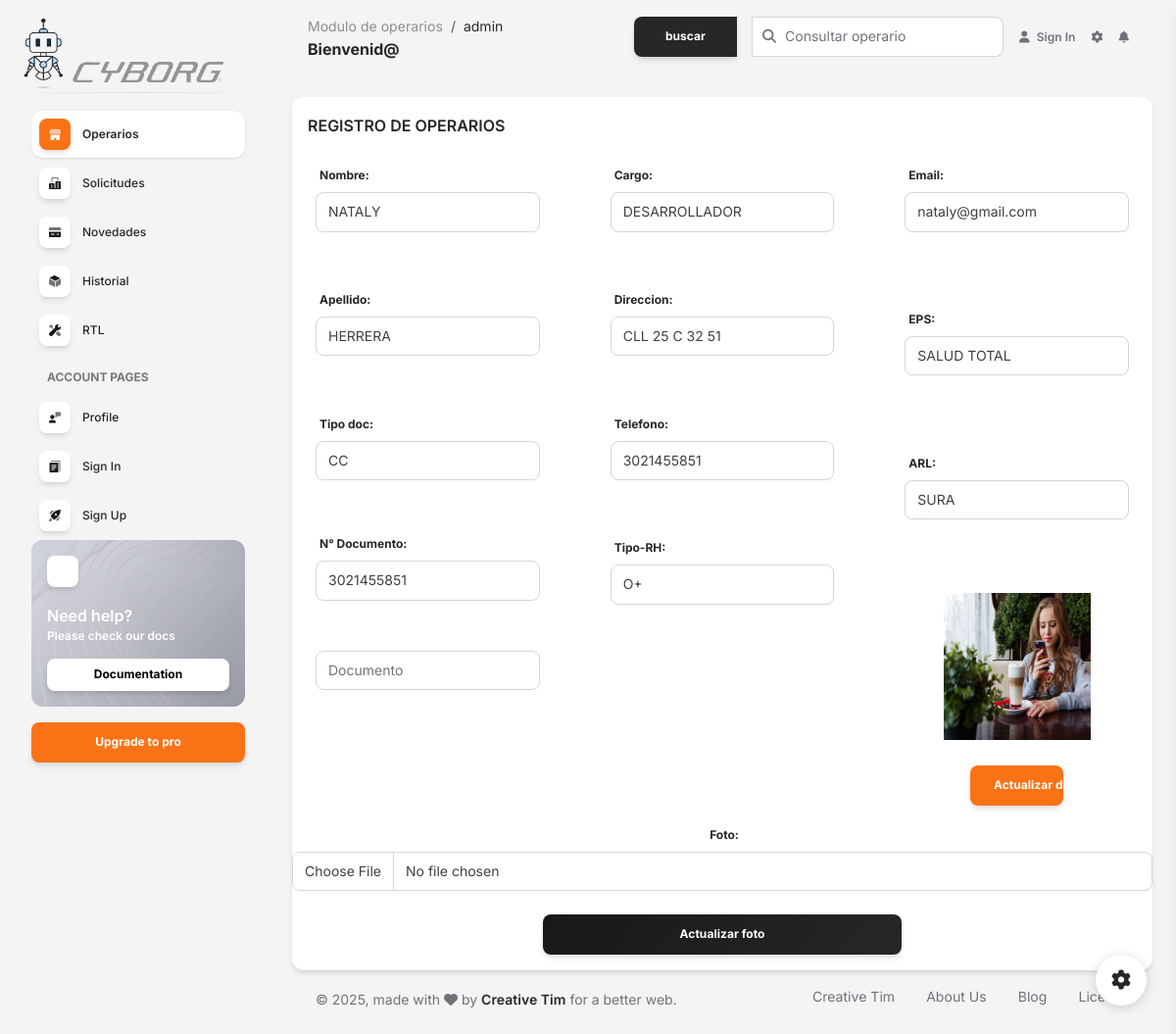
The app's page /vista/aaa.php?cod=1 with its own data.
### tables this page shows
CREATE TABLE OPERARIO (
	ID_OPE INT AUTO_INCREMENT PRIMARY KEY ,
	NOM_OPE VARCHAR (25),
	APE_OPE VARCHAR (25),
	TDO_OPE VARCHAR (4),
	NRO_OPE CHAR (12) UNIQUE NOT NULL,
	TDC_OPE VARCHAR (15),
	CAR_OPE VARCHAR (15) ,
	DIR_OPE VARCHAR(50),
	TEL_OPE CHAR (10),
	RH_OPE  VARCHAR (4),
	EMA_OPE VARCHAR (50),
	EPS_OPE VARCHAR (20),
	ARL_OPE CHAR (10),
	FOT_OPE VARCHAR (50),
	SES_OPE INT (1) 
	);

### vista/aaa.php (the view, shortened to what this page needs)
<!DOCTYPE html>
<html lang="en">
<head>
  <link href="https://demos.creative-tim.com/soft-ui-dashboard/assets/css/nucleo-icons.css" rel="stylesheet" />
  <link href="https://demos.creative-tim.com/soft-ui-dashboard/assets/css/nucleo-svg.css" rel="stylesheet" />
  <link id="pagestyle" href="../assets/css/soft-ui-dashboard.css?v=1.1.0" rel="stylesheet" />
</head>
<body class="g-sidenav-show  bg-gray-100">
  <aside class="sidenav navbar navbar-vertical navbar-expand-xs border-0 border-radius-xl my-3 fixed-start ms-3 " id="sidenav-main">
    <div class="sidenav-header">
      <a class="" target="_blank">
        <img src="../assets/img/logo.png" class=" h-100" alt="main_logo">
      </a>
    </div>
    <hr class="horizontal dark mt-0">
    <div class="collapse navbar-collapse  w-auto " id="sidenav-collapse-main">
      <ul class="navbar-nav">
        <li class="nav-item">
          <a class="nav-link  active" href="dashboard.php">
            <div class="icon icon-shape icon-sm shadow border-radius-md bg-white text-center me-2 d-flex align-items-center justify-content-center">
            </div>
            <span class="nav-link-text ms-1">Operarios</span>
          </a>
        </li>
        <li class="nav-item">
          <a class="nav-link  " href="../pages/solicitud.php">
            <div class="icon icon-shape icon-sm shadow border-radius-md bg-white text-center me-2 d-flex align-items-center justify-content-center">
            </div>
            <span class="nav-link-text ms-1">Solicitudes</span>
          </a>
        </li>
        <li class="nav-item">
          <a class="nav-link  " href="../pages/novedad.php">
            <div class="icon icon-shape icon-sm shadow border-radius-md bg-white text-center me-2 d-flex align-items-center justify-content-center">
            </div>
            <span class="nav-link-text ms-1">Novedades</span>
          </a>
        </li>
        <li class="nav-item">
          <a class="nav-link  " href="../pages/virtual-reality.html">
            <div class="icon icon-shape icon-sm shadow border-radius-md bg-white text-center me-2 d-flex align-items-center justify-content-center">
            </div>
            <span class="nav-link-text ms-1">Historial</span>
          </a>
        </li>
        <li class="nav-item">
          <a class="nav-link  " href="../pages/rtl.html">
            <div class="icon icon-shape icon-sm shadow border-radius-md bg-white text-center me-2 d-flex align-items-center justify-content-center">
            </div>
            <span class="nav-link-text ms-1">RTL</span>
          </a>
        </li>
        <li class="nav-item mt-3">
          <h6 class="ps-4 ms-2 text-uppercase text-xs font-weight-bolder opacity-6">Account pages</h6>
        </li>
        <li class="nav-item">
          <a class="nav-link  " href="../pages/profile.html">
            <div class="icon icon-shape icon-sm shadow border-radius-md bg-white text-center me-2 d-flex align-items-center justify-content-center">
            </div>
            <span class="nav-link-text ms-1">Profile</span>
          </a>
        </li>
        <li class="nav-item">
          <a class="nav-link  " href="../pages/sign-in.html">
            <div class="icon icon-shape icon-sm shadow border-radius-md bg-white text-center me-2 d-flex align-items-center justify-content-center">
            </div>
            <span class="nav-link-text ms-1">Sign In</span>
          </a>
        </li>
        <li class="nav-item">
          <a class="nav-link  " href="../pages/sign-up.html">
            <div class="icon icon-shape icon-sm shadow border-radius-md bg-white text-center me-2 d-flex align-items-center justify-content-center">
            </div>
            <span class="nav-link-text ms-1">Sign Up</span>
          </a>
        </li>
      </ul>
    </div>
    <div class="sidenav-footer mx-3 ">
      <div class="card card-background shadow-none card-background-mask-secondary" id="sidenavCard">
        <div class="full-background" style="background-image: url('../assets/img/curved-images/white-curved.jpg')"></div>
        <div class="card-body text-start p-3 w-100">
          <div class="icon icon-shape icon-sm bg-white shadow text-center mb-3 d-flex align-items-center justify-content-center border-radius-md">
          </div>
          <div class="docs-info">
            <h6 class="text-white up mb-0">Need help?</h6>
            <p class="text-xs font-weight-bold">Please check our docs</p>
            <a href="https://www.creative-tim.com/learning-lab/bootstrap/license/soft-ui-dashboard" target="_blank" class="btn btn-white btn-sm w-100 mb-0">Documentation</a>
          </div>
        </div>
      </div>
      <a class="btn btn-primary mt-3 w-100" href="https://www.creative-tim.com/product/soft-ui-dashboard-pro?ref=sidebarfree">Upgrade to pro</a>
    </div>
  </aside>
  <main class="main-content position-relative max-height-vh-100 h-100 border-radius-lg ">
    <nav class="navbar navbar-main navbar-expand-lg px-0 mx-4 shadow-none border-radius-xl" id="navbarBlur" navbar-scroll="true">
      <div class="container-fluid py-1 px-3">
        <nav aria-label="breadcrumb">
          <ol class="breadcrumb bg-transparent mb-0 pb-0 pt-1 px-0 me-sm-6 me-5">
            <li class="breadcrumb-item text-sm"><a class="opacity-5 text-dark" href="javascript:;">Modulo de operarios</a></li>
            <li class="breadcrumb-item text-sm text-dark active" aria-current="page">admin</li>
          </ol>
          <h6 class="font-weight-bolder mb-0">Bienvenid@</h6>
        </nav>
        <div class="collapse navbar-collapse mt-sm-0 mt-2 me-md-0 me-sm-4" id="navbar">
          <div class="ms-md-auto pe-md-3 d-flex align-items-center">
           <form action="<?php echo htmlspecialchars($_SERVER["PHP_SELF"]); ?>" method="post">
               <div class="input-group">
                <input type="submit" class="btn btn-dark btn-sm mb-0 me-3" value="buscar" ></input>
                <span class="input-group-text text-body"><i class="fas fa-search" aria-hidden="true"></i></span>
                <input type="text" class="form-control" placeholder="Consultar operario" name="cod" required>
               </div>
           </form>
          </div>
            <li class="nav-item d-flex align-items-center">
              <a href="javascript:;" class="nav-link text-body font-weight-bold px-0">
                <i class="fa fa-user me-sm-1"></i>
                <span class="d-sm-inline d-none">Sign In</span>
              </a>
            </li>
            <li class="nav-item px-3 d-flex align-items-center">
              <a href="javascript:;" class="nav-link text-body p-0">
                <i class="fa fa-cog fixed-plugin-button-nav cursor-pointer"></i>
              </a>
            </li>
            <li class="nav-item dropdown pe-2 d-flex align-items-center">
              <a href="javascript:;" class="nav-link text-body p-0" id="dropdownMenuButton" data-bs-toggle="dropdown" aria-expanded="false">
                <i class="fa fa-bell cursor-pointer"></i>
              </a>
            </li>
        </div>
      </div>
    </nav>
    <div class="container-fluid py-4">
      <?php
            require_once 'conexion_bd.php';
            $registro = mysqli_query($conex,"select * from operario where id_ope = '$_REQUEST[cod]' ") or die ("error:".mysqli_error($conex));
            if($reg = mysqli_fetch_array($registro)){?>
      <div class="row">
        <div class="col-lg-12 col-12">
            <div class="card shadow h-100">
              <div class="card-header pb-0 p-3">
                  <h6 class="mb-0">REGISTRO DE OPERARIOS </h6>
                </div>
                <div class="row">
                    <div class="col-lg-4 col-6 mt-4 mt-lg-0">
                     <form action="../controller/act_ope3.php"  method="post" enctype="multipart/form-data">
                      <div class="card-body pb-0 p-4">
                        <div class="">
                            <label for="" class="form-label">Nombre:</label>
                                <input type="text"   class="form-control"    name="nom_n" value="<?php echo $reg["NOM_OPE"]?>"><br>
                                <input type="hidden" class="form-control"   name="nom_v" value="<?php echo $reg["NOM_OPE"]?>"><br>
                        </div>
                        <div class="">
                            <label for="" class="form-label"> Apellido:</label>
                            <input type="text"    class="form-control"  name="ape_n" value="<?php echo $reg["APE_OPE"]?>"><br>
                            <input type="hidden"  class="form-control"  name="ape_v" value="<?php echo $reg["APE_OPE"]?>"><br>
                        </div>
                        <div class="">
                            <label for="" class="form-label" > Tipo doc:</label>
                            <input type="text"   class="form-control"    name="tdo_n" value="<?php echo $reg["TDO_OPE"]?>"><br>
                            <input type="hidden" class="form-control"   name="tdo_v" value="<?php echo $reg["TDO_OPE"]?>"><br>
                        </div>
                        <div class="">
                            <label for=""       class="form-label" > N° Documento:</label>
                                <input type="text"    class="form-control"  name="nro_n" value="<?php echo $reg["NRO_OPE"]?>"><br>
                                <input type="hidden"  class="form-control"  name="nro_v" value="<?php echo $reg["NRO_OPE"]?>"><br>
                                <input type="text"  class="form-control"   name="nro" placeholder="Documento" >
                        </div>
                    </div>
                    </div>
                    <div class="col-lg-4 col-6 mt-4 mt-lg-0">
                      <div class="card-body pb-1 p-4">
                          <div class="">
                              <label for="" class="form-label" >Cargo:</label>
                                <input type="text"   class="form-control"    name="car_n" value="<?php echo $reg["CAR_OPE"]?>"><br>
                                <input type="hidden" class="form-control"   name="car_v" value="<?php echo $reg["CAR_OPE"]?>"><br>
                            </div>
                            <div class="">
                            <label for="" class="form-label" >Direccion:</label>
                                <input type="text"   class="form-control"   name="dir_n" value="<?php echo $reg["DIR_OPE"]?>"><br>
                                <input type="hidden" class="form-control"   name="dir_v" value="<?php echo $reg["DIR_OPE"]?>"><br>
                            </div>
                            <div class="">
                            <label for="" class="form-label"  >Telefono:</label>
                                <input type="text"   class="form-control"   name="tel_n" value="<?php echo $reg["TEL_OPE"]?>"><br>
                                <input type="hidden" class="form-control"   name="tel_v" value="<?php echo $reg["TEL_OPE"]?>"><br>
                            </div>
                            <div class="mb-4">
                            <label for="" class="form-label" >Tipo-RH:</label>
                                <input type="text"   class="form-control"   name="rh_n" value="<?php echo $reg["RH_OPE"]?>"><br>
                                <input type="hidden" class="form-control"   name="rh_v" value="<?php echo $reg["RH_OPE"]?>"><br>
                            </div>
                      </div>
                    </div>
                    <div class="col-lg-4 col-12 mt-4 mt-lg-0">
                        <div class="card-body pb-0 p-4">
                            <div class="mb-4">
                            <label for="" class="form-label" >Email:</label>
                                <input type="text"    class="form-control"  name="ema_n" value="<?php echo $reg["EMA_OPE"]?>"><br>
                                <input type="hidden"  class="form-control"  name="ema_v" value="<?php echo $reg["EMA_OPE"]?>"><br>
                            </div>
                            <div class="mb-4">
                            <label for="" class="form-label" >EPS:</label>
                                 <input type="text"   class="form-control"   name="eps_n" value="<?php echo $reg["EPS_OPE"]?>"><br>
                                <input type="hidden"  class="form-control"  name="eps_v" value="<?php echo $reg["EPS_OPE"]?>"><br>
                            </div>
                            <div class="mb-4">
                            <label for="" class="form-label"  >ARL:</label>
                                <input type="text"    class="form-control"  name="arl_n" value="<?php echo $reg["ARL_OPE"]?>"><br>
                                <input type="hidden"  class="form-control"  name="arl_v" value="<?php echo $reg["ARL_OPE"]?>"><br>
                            </div>
                            <?PHP
                            $ff = "../imagenes/" .$reg['FOT_OPE'];
                            echo "<td><center><img class='foto' src=\"$ff\" width=150 height=150>";
                            ?>
                            <br>
                            <br>
                            <div class="col-12">
                              <input type="submit" class="btn btn-primary col-5" value="Actualizar datos">
                            </div>
                        </div>
                    </div>
                  <center>
                  <form action="../controller/act_ope5.php" method="POST" enctype="multipart/form-data">
                      <div class="mb-4">
                                <label for="formFile" class="form-label" >Foto:</label>
                                <input type="file" class="form-control " id="formFile" name="foto" placeholder="foto" >
                      </div>
                      <input type="submit" class="btn bg-gradient-dark col-5" value="Actualizar foto">
                  </form>
                  </center>
                  <?php
                        }
                        else
                        echo"<br><br><br><center><font face=tahoma color=blue><h2>No Existe este registro";
                  ?>
                </div>
        </div>
      </div>
      <footer class="footer pt-3  ">
        <div class="container-fluid">
          <div class="row align-items-center justify-content-lg-between">
            <div class="col-lg-6 mb-lg-0 mb-4">
              <div class="copyright text-center text-sm text-muted text-lg-start">
                © ,
                made with <i class="fa fa-heart"></i> by
                <a href="https://www.creative-tim.com" class="font-weight-bold" target="_blank">Creative Tim</a>
                for a better web.
              </div>
            </div>
            <div class="col-lg-6">
              <ul class="nav nav-footer justify-content-center justify-content-lg-end">
                <li class="nav-item">
                  <a href="https://www.creative-tim.com" class="nav-link text-muted" target="_blank">Creative Tim</a>
                </li>
                <li class="nav-item">
                  <a href="https://www.creative-tim.com/presentation" class="nav-link text-muted" target="_blank">About Us</a>
                </li>
                <li class="nav-item">
                  <a href="https://www.creative-tim.com/blog" class="nav-link text-muted" target="_blank">Blog</a>
                </li>
                <li class="nav-item">
                  <a href="https://www.creative-tim.com/license" class="nav-link pe-0 text-muted" target="_blank">License</a>
                </li>
              </ul>
            </div>
          </div>
        </div>
      </footer>
    </div>
  </main>
  <div class="fixed-plugin">
    <a class="fixed-plugin-button text-dark position-fixed px-3 py-2">
      <i class="fa fa-cog py-2"> </i>
    </a>
  </div>
</body>
</html>

### vista/conexion_bd.php (shortened to what this page needs)
<!DOCTYPE html>
<html lang="es">
<head>
</head>
<body>
</body>
</html>

### records on screen
operario: nom_n "NATALY", ape_n "HERRERA", tdo_n "CC", nro_n "3021455851", car_n "DESARROLLADOR", dir_n "CLL 25 C 32 51", tel_n "3021455851", rh_n "O+", ema_n "nataly@gmail.com", eps_n "SALUD TOTAL", arl_n "SURA", FOT_OPE (picture)
